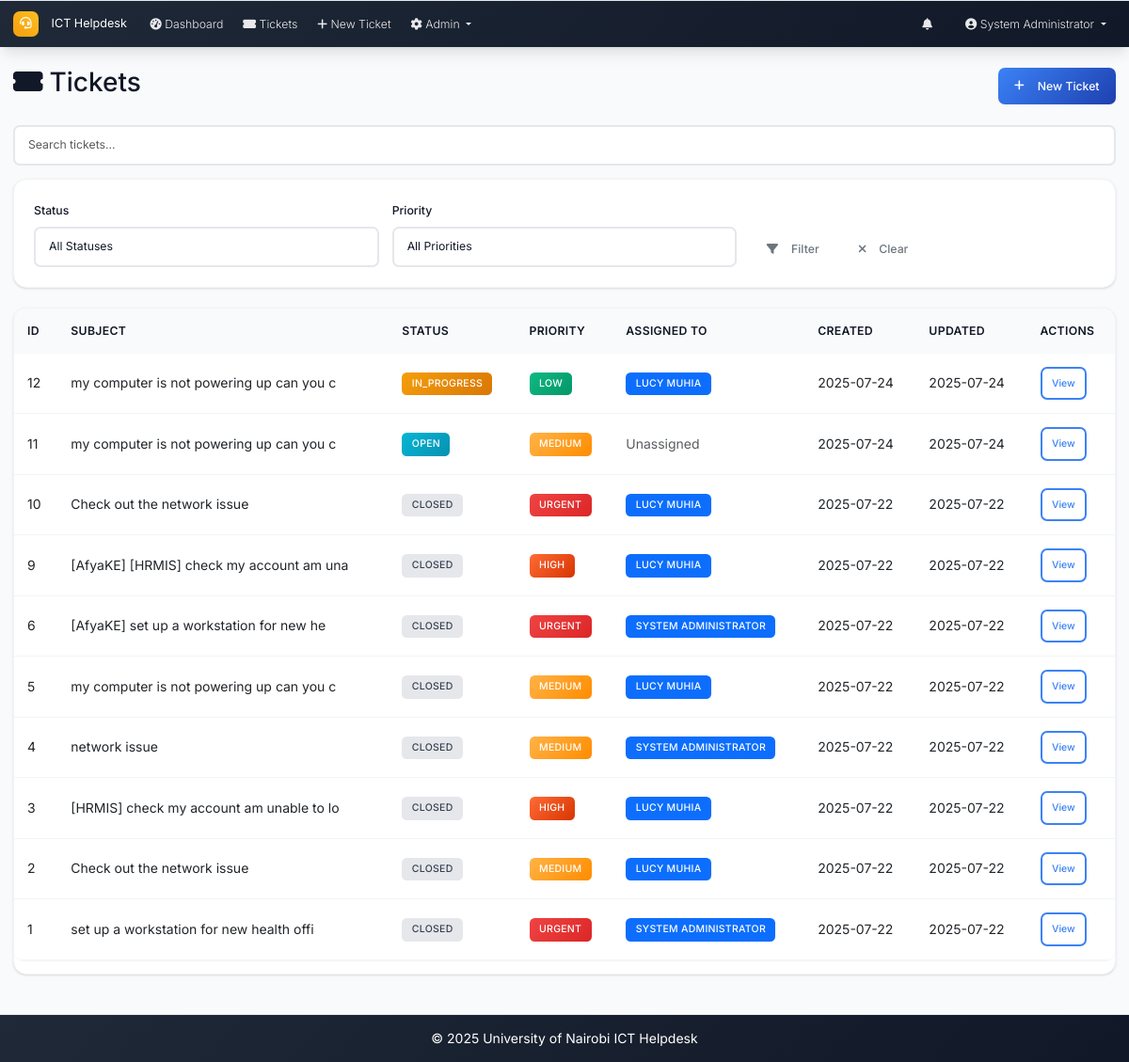
Page /tickets (signed in) on the earlier database version.
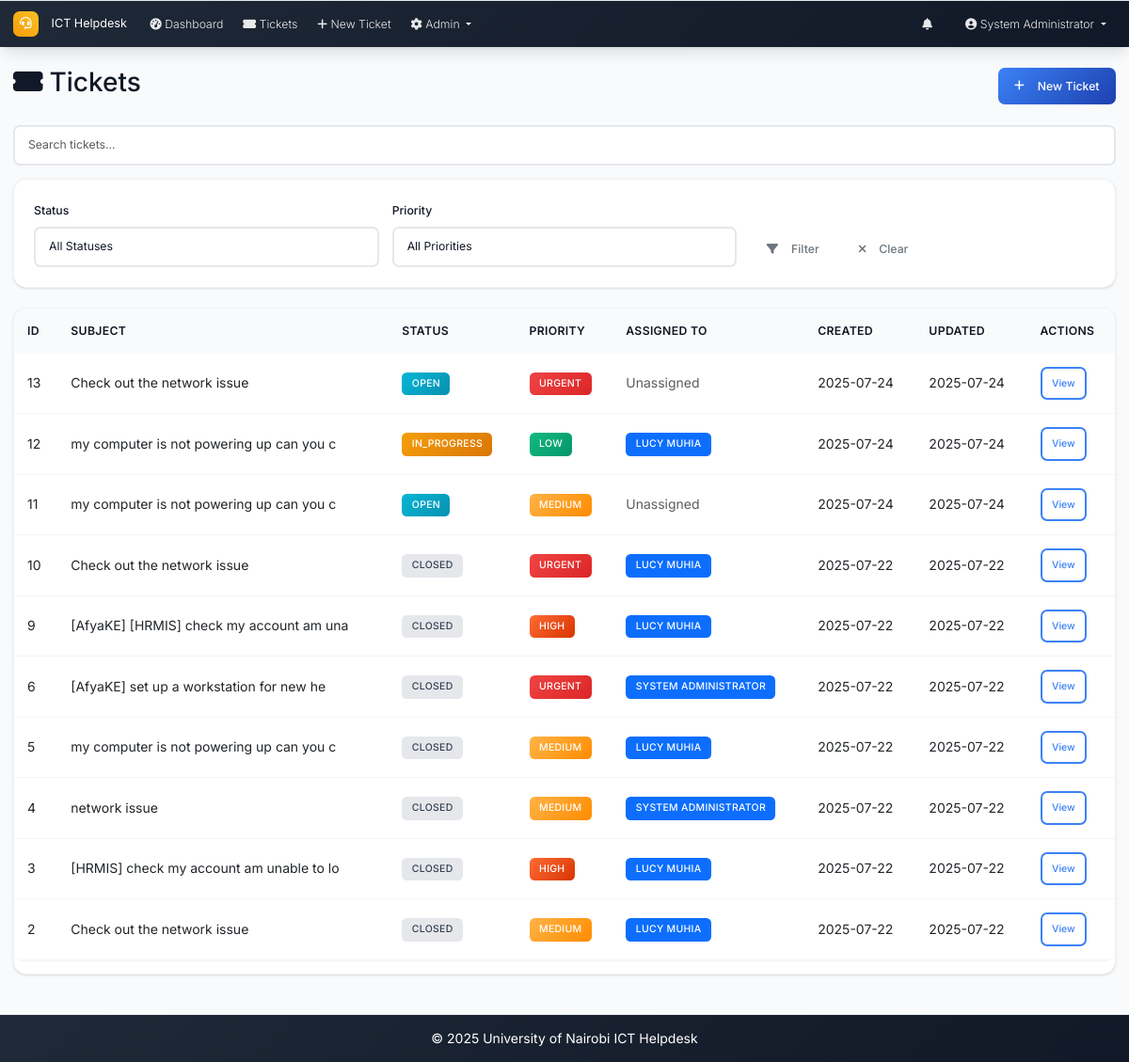
Same page on the later database version.
### models.py (models this page shows, shortened)
class User(UserMixin, db.Model):
    id = db.Column(db.Integer, primary_key=True)
    username = db.Column(db.String(64), unique=True, nullable=False)
    email = db.Column(db.String(120), unique=True, nullable=False)
    password_hash = db.Column(db.String(256), nullable=False)
    full_name = db.Column(db.String(100), nullable=False)
    role = db.Column(db.String(20), nullable=False, default='user')  # admin, intern, user
    created_at = db.Column(db.DateTime, default=datetime.utcnow)
    is_active = db.Column(db.Boolean, default=True)
    is_verified = db.Column(db.Boolean, default=False)
    verification_token = db.Column(db.String(128), nullable=True)
    tickets_created = db.relationship('Ticket', foreign_keys='Ticket.created_by_id', backref='creator', lazy='dynamic')
    assigned_tickets = db.relationship('Ticket', secondary='ticket_assignees', back_populates='assignees', lazy='selectin')
    comments = db.relationship('Comment', backref='author', lazy='dynamic')

class Ticket(db.Model):
    id = db.Column(db.Integer, primary_key=True)
    location = db.Column(db.String(200), nullable=False)
    description = db.Column(Text, nullable=False)
    status = db.Column(db.String(20), nullable=False, default='open')  # open, in_progress, resolved, closed
    priority = db.Column(db.String(20), nullable=False, default='medium')  # low, medium, high, urgent
    created_at = db.Column(db.DateTime, default=datetime.utcnow)
    updated_at = db.Column(db.DateTime, default=datetime.utcnow, onupdate=datetime.utcnow)
    closed_at = db.Column(db.DateTime)
    closed_by_id = db.Column(db.Integer, db.ForeignKey('user.id'), nullable=True)
    due_date = db.Column(db.DateTime, nullable=True)
    created_by_id = db.Column(db.Integer, db.ForeignKey('user.id'), nullable=True)
    category_id = db.Column(db.Integer, db.ForeignKey('category.id'))
    comments = db.relationship('Comment', backref='ticket', lazy='dynamic', cascade='all, delete-orphan')
    attachments = db.relationship('Attachment', backref='ticket', lazy='dynamic', cascade='all, delete-orphan')
    assignees = db.relationship('User', secondary=ticket_assignees, back_populates='assigned_tickets', lazy='selectin')
    closed_by = db.relationship('User', foreign_keys=[closed_by_id], backref='closed_tickets')

### routes.py (the view)
@app.route('/tickets')
@login_required
def tickets_list():
    page = request.args.get('page', 1, type=int)
    status_filter = request.args.get('status', '')
    priority_filter = request.args.get('priority', '')
    query = Ticket.query
    if current_user.role == 'user':
        query = query.filter_by(created_by_id=current_user.id)
    elif current_user.role == 'intern':
        if status_filter == 'assigned':
            query = query.filter(Ticket.assignees.any(id=current_user.id))
            status_filter = ''  # Clear status filter since we're showing all assigned tickets
        else:
            query = query.filter(Ticket.assignees.any(id=current_user.id))
    if status_filter:
        query = query.filter_by(status=status_filter)
    if priority_filter:
        query = query.filter_by(priority=priority_filter)
    tickets = query.order_by(desc(Ticket.created_at)).paginate(
        page=page, per_page=10, error_out=False
    )
    return render_template('tickets_list.html', tickets=tickets, status_filter=status_filter, priority_filter=priority_filter)

### app.py (called while the page is built)
@login_manager.user_loader
def load_user(user_id):
    from models import User
    return User.query.get(int(user_id))

@app.context_processor
def inject_now():
    return {'now': datetime.utcnow}

### routes.py (called while the page is built)
@app.context_processor
def inject_datetime():
    return dict(datetime=datetime)

### templates/tickets_list.html (shortened to what this page needs)
{% extends "base.html" %}
{% block content %}
<div class="d-flex justify-content-between align-items-center mb-4">
    <h2><i class="fas fa-ticket-alt me-2"></i>Tickets</h2>
    <a href="{{ url_for('new_ticket') }}" class="btn btn-primary">
        <i class="fas fa-plus me-2"></i>New Ticket
    </a>
</div>
<div class="mb-3">
    <input type="text" id="ticket-search" class="form-control" placeholder="Search tickets...">
</div>
<div class="card mb-4">
    <div class="card-body">
        <form method="GET" class="row g-3">
            <div class="col-md-4">
                <label class="form-label">Status</label>
                <select name="status" class="form-control">
                    <option value="">All Statuses</option>
                </select>
            </div>
            <div class="col-md-4">
                <label class="form-label">Priority</label>
                <select name="priority" class="form-control">
                    <option value="">All Priorities</option>
                </select>
            </div>
            <div class="col-md-4 d-flex align-items-end">
                <button type="submit" class="btn btn-outline-secondary me-2">
                    <i class="fas fa-filter me-2"></i>Filter
                </button>
                <a href="{{ url_for('tickets_list') }}" class="btn btn-outline-secondary">
                    <i class="fas fa-times me-2"></i>Clear
                </a>
            </div>
        </form>
    </div>
</div>
<div class="card">
    <div class="table-responsive">
        <table class="table" id="tickets-table">
            <thead>
                <tr>
                    <th>ID</th>
                    <th>Subject</th>
                    <th>Status</th>
                    <th>Priority</th>
                    <th>Assigned To</th>
                    <th>Created</th>
                    <th>Updated</th>
                    <th>Actions</th>
                </tr>
            </thead>
            <tbody>
                {% for ticket in tickets.items %}
                <tr>
                    <td>{{ ticket.id }}</td>
                    <td>{{ ticket.title or ticket.description[:40] }}</td>
                    <td><span class="badge badge-status-{{ ticket.status|replace(' ', '_') }}">{{ ticket.status.title() }}</span></td>
                    <td><span class="badge priority-{{ ticket.priority }}">{{ ticket.priority.title() }}</span></td>
                    <td>
                        {% if ticket.assignees|length > 0 %}
                            {% for user in ticket.assignees %}
                                <span class="badge bg-primary">{{ user.full_name }}</span>{% if not loop.last %} {% endif %}
                            {% endfor %}
                        {% else %}
                            <span class="text-muted">Unassigned</span>
                        {% endif %}
                    </td>
                    <td>{{ ticket.created_at.strftime('%Y-%m-%d') }}</td>
                    <td>{{ ticket.updated_at.strftime('%Y-%m-%d') }}</td>
                    <td>
                        <a href="{{ url_for('ticket_detail', id=ticket.id) }}" class="btn btn-sm btn-outline-primary">View</a>
                    </td>
                </tr>
                {% endfor %}
            </tbody>
        </table>
    </div>
</div>
{% endblock %}

### templates/base.html (shortened to what this page needs)
<!DOCTYPE html>
<html lang="en">
<head>
    <link href="https://cdn.jsdelivr.net/npm/bootstrap@5.3.0/dist/css/bootstrap.min.css" rel="stylesheet">
    <link href="https://cdnjs.cloudflare.com/ajax/libs/font-awesome/6.0.0/css/all.min.css" rel="stylesheet">
    <link href="{{ url_for('static', filename='css/custom.css') }}" rel="stylesheet">
</head>
<body>
    <nav class="navbar navbar-expand-lg navbar-dark footer-sky">
        <div class="container-fluid px-3">
            <a class="navbar-brand" href="{{ url_for('index') }}">
                <i class="fas fa-headset me-2"></i>ICT Helpdesk
            </a>
            <div class="collapse navbar-collapse" id="navbarNav">
                <ul class="navbar-nav me-auto mb-2 mb-lg-0">
                    {% if current_user.is_authenticated %}
                    <li class="nav-item">
                        <a class="nav-link" href="{{ url_for('dashboard') }}">
                            <i class="fas fa-tachometer-alt me-1"></i>Dashboard
                        </a>
                    </li>
                    <li class="nav-item">
                        <a class="nav-link" href="{{ url_for('tickets_list') }}">
                            <i class="fas fa-ticket-alt me-1"></i>Tickets
                        </a>
                    </li>
                    <li class="nav-item">
                        <a class="nav-link" href="{{ url_for('new_ticket') }}">
                            <i class="fas fa-plus me-1"></i>New Ticket
                        </a>
                    </li>
                    {% if current_user.role == 'admin' %}
                    <li class="nav-item dropdown">
                        <a class="nav-link dropdown-toggle" href="#" role="button" data-bs-toggle="dropdown" aria-expanded="false">
                            <i class="fas fa-cog me-1"></i>Admin
                        </a>
                    </li>
                    {% endif %}
                    {% endif %}
                </ul>
                <ul class="navbar-nav ms-auto mb-2 mb-lg-0">
                    {% if current_user.is_authenticated %}
                    <li class="nav-item dropdown me-3">
                        <a class="nav-link position-relative" href="#" id="notificationsDropdown" role="button"
                           data-bs-toggle="dropdown" aria-expanded="false">
                            <i class="fas fa-bell"></i>
                        </a>
                    </li>
                    <li class="nav-item dropdown">
                        <a class="nav-link dropdown-toggle" href="#" id="navbarDropdown" role="button" data-bs-toggle="dropdown" aria-expanded="false">
                            <i class="fas fa-user-circle me-1"></i>{{ current_user.full_name }}
                        </a>
                    </li>
                    {% endif %}
                </ul>
            </div>
        </div>
    </nav>
    <main class="container-fluid my-4 px-3">
        {% block content %}{% endblock %}
    </main>
    <footer class="footer-sky py-3 mt-5">
        <div class="container text-center">
            <span>&copy; {{ datetime.utcnow().year }} University of Nairobi ICT Helpdesk</span>
        </div>
    </footer>
</body>
</html>

Differences in the rows shown:
no longer on this page (row unchanged): Ticket: id "1", description "set up a workstation for new health offi", status "CLOSED", priority "URGENT", created_at "2025-07-22", updated_at "2025-07-22", User (full_name "SYSTEM ADMINISTRATOR")
added Ticket: id "13", description "Check out the network issue", status "OPEN", priority "URGENT", shows "Unassigned", created_at "2025-07-24", updated_at "2025-07-24"
